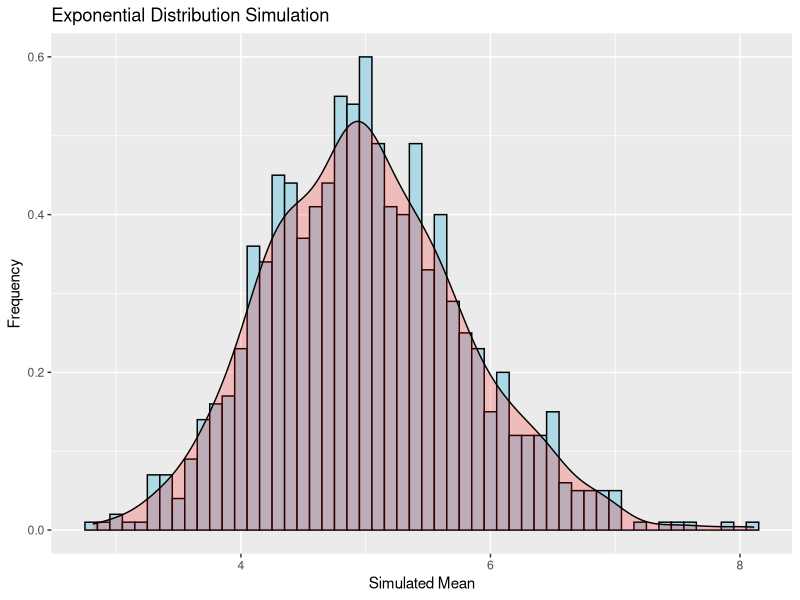

The R script that drew this image:
## ---- chunk 1
knitr::opts_chunk$set(echo = FALSE)
library(datasets)
library(ggplot2)
library(knitr)
library(dplyr)
set.seed(43)
## ---- chunk 2
#Defines the number of simulations
l_nsim <- 1000

#Defines the number of exponentials to generated
l_n <- 40

#Defines the rate for the exponential simulation
l_lambda <- 0.2

#Generates a matrix with the simulated data
#The matrix has 1,000 rows (simulations) and 40 columns (exponentials)
v_expSim <- matrix(rexp(l_n * l_nsim, l_lambda), l_nsim, l_n)
## ---- chunk 3
#Generates a vector with the mean of exponentials for every simulation 
v_expSimMeans <- apply(v_expSim, 1, mean)

#Calculates the mean of the simulated exponential means
l_expSimMean <- round(mean(v_expSimMeans), 3)

#Calculates the theoretical mean of the distribution
l_mu = 1 / l_lambda

#Compares the difference between both estimators
l_meansDifference <- round(l_mu - l_expSimMean, 3)

#Creates a new data frame that will store the results for further use
m_results <- data.frame(c("Mean"), 
                        c(l_expSimMean), 
                        c(l_mu), 
                        c(l_meansDifference), 
                        stringsAsFactors = FALSE)
colnames(m_results) <- c("Statistic", 
                         "Simulation.Value", 
                         "Theoretical.Value", 
                         "Difference")

#Prints a knitr table with the results
kable(m_results[1,], caption = "Mean Comparison", booktabs = TRUE)
## ---- chunk 4
#Calculates the variance in the simulated means
l_expSimVariance <- var(v_expSimMeans)

#Calculates the theoretical variance: Var(X) = s^2 / n, with s = 1 / lambda
l_expTheoreticalVariance <- ((1/l_lambda)^2) / l_n

#Calculates the difference between the both variances
l_varianceDifference <- abs(l_expTheoreticalVariance - l_expSimVariance)

#Adds the results to the results data frame
m_results <- rbind(m_results, c("Variance", 
                                round(l_expSimVariance,3), 
                                round(l_expTheoreticalVariance,3), 
                                round(l_varianceDifference,3)))

#Prints a knitr table with the results
kable(m_results[2,], caption = "Variance Comparison", row.names = FALSE)
## ---- chunk 5
g = ggplot(data.frame(v_expSimMeans = v_expSimMeans), aes(x = v_expSimMeans))
g = g + geom_histogram(aes(y=..density..), 
                       color = "black", 
                       fill = "lightblue", 
                       binwidth = 0.1)
g = g + geom_density(alpha = 0.2, fill = "red")
g = g + xlab("Simulated Mean") + ylab("Frequency")
g = g + ggtitle("Exponential Distribution Simulation")
g
## ---- chunk 6
#Adds a new line with the Standard Deviation to the results data frame
m_results <- rbind(m_results, c("Standard Deviation", 
                                round(sqrt(l_expSimVariance),3), 
                                round(sqrt(l_expTheoreticalVariance),3), 
                                NA))

#Adds a new line with the 95th Quantile to the results data frame
m_results <- rbind(m_results, c("95th Quantile", 
                                round(qnorm(0.95, mean = l_expSimMean, 
                                            sd = sqrt(l_expSimVariance)),3), 
                                round(qnorm(0.95, mean = 5, sd = sqrt(0.625)),3), 
                                NA))

#Adds a new line with the 95th Quantile expressed as distance from the mean in 
#standard deviations to the results data frame
m_results <- rbind(m_results, c("95th Quantile in Std Devs", 
                                round((qnorm(0.95, mean = l_expSimMean, 
                                             sd = sqrt(l_expSimVariance)
                                             ) - l_expSimMean) 
                                      / sqrt(l_expSimVariance), 3), 
                                round(qnorm(0.95),3), 
                                NA))

#Adds a new line with the 97.5th Quantile to the results data frame
m_results <- rbind(m_results, c("97.5th Quantile", 
                                round(qnorm(0.975, mean = l_expSimMean, 
                                            sd = sqrt(l_expSimVariance)),3), 
                                round(qnorm(0.975, mean = 5, sd = sqrt(0.625)),3), 
                                NA))

#Adds a new line with the 97.5th Quantile expressed as distance from the mean in 
#standard deviations to the results data frame
m_results <- rbind(m_results, c("97.5th Quantile in Std Devs", 
                                round((qnorm(0.975, mean = l_expSimMean, 
                                             sd = sqrt(l_expSimVariance)
                                             ) - l_expSimMean) 
                                      / sqrt(l_expSimVariance), 3), 
                                round(qnorm(0.975),3), 
                                NA))

#Adds a new line with the 25th Quantile to the results data frame
m_results <- rbind(m_results, c("25th Quantile", 
                                round(qnorm(0.25, mean = l_expSimMean, 
                                            sd = sqrt(l_expSimVariance)),3), 
                                round(qnorm(0.25, mean = 5, sd = sqrt(0.625)),3), 
                                NA))

#Adds a new line with the 25th Quantile expressed as distance from the mean in 
#standard deviations to the results data frame
m_results <- rbind(m_results, c("25th Quantile in Std Devs", 
                                round((qnorm(0.25, mean = l_expSimMean, 
                                             sd = sqrt(l_expSimVariance)
                                             ) - l_expSimMean) 
                                      / sqrt(l_expSimVariance), 3), 
                                round(qnorm(0.25),3), 
                                NA))

kable(m_results[,1:3], caption = "Distribution Statistics")
